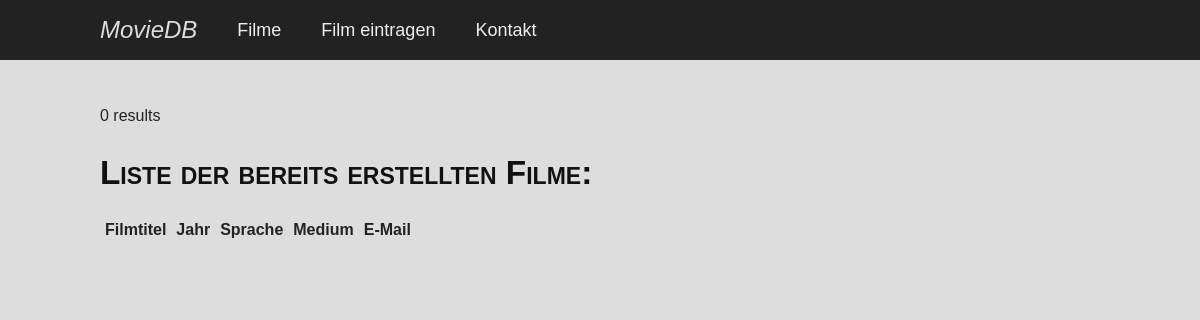
Page /content/movies.php on the earlier database version.
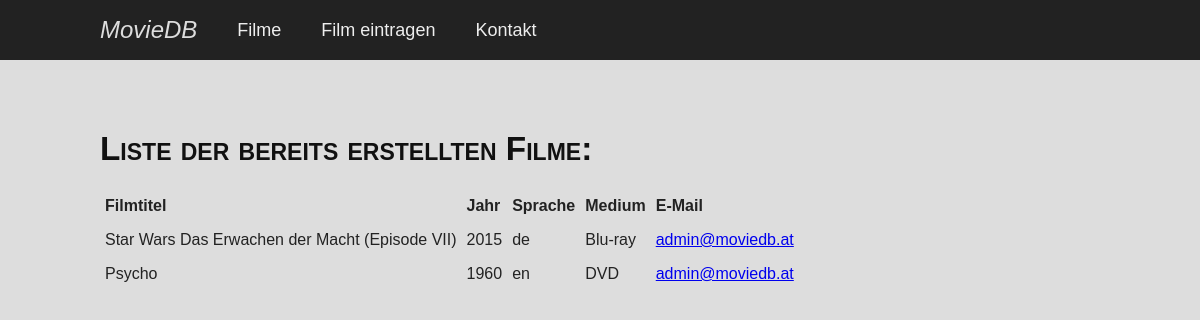
Same page on the later database version.
### tables this page shows
CREATE TABLE IF NOT EXISTS `movie` (
  `id` int(11) NOT NULL AUTO_INCREMENT,
  `name` varchar(100) NOT NULL,
  `year` year(4) NOT NULL,
  `language` varchar(2) NOT NULL,
  `medium` varchar(20) NOT NULL,
  `email` varchar(50) NOT NULL,
  PRIMARY KEY (`id`),
  KEY `medium` (`medium`)
);

### db_connection.php (called while the page is built, shortened)
<?php
class DB{
	private $servername = "127.0.0.1:8889";
	private $username = "root";
	private $password = "root";
	private $dbname = "movieDB";
	public function connect() {
        	$mysqli = new mysqli($this->servername, $this->username, $this->password, $this->dbname);
		return $mysqli;
    	}
}

### model/movie.php (called while the page is built, shortened)
<?php
include '../dao/moviedao.php';
class Movie {
	private $movieDAO = null;
	public function __construct() {
		$this->movieDAO = new MovieDAO();
	}
	public function getAllMovies() {
		$data = $this->movieDAO->readAll();
		return $data;
	}
}

### movies.php (the view)
<?php
include 'model/movie.php' ;
$movie = new Movie();
$data = $movie->getAllMovies();
function getHTMLTable($tabledata) {
  $html = '<br />';
  $html .= '<h1>Liste der bereits erstellten Filme:</h1>';
  $html .= '<table id="moviestable">';
  $html .= '<thead><tr>';
  $html .= '<th>Filmtitel</th>';
  $html .= '<th>Jahr</th>';
  $html .= '<th>Sprache</th>';
  $html .= '<th>Medium</th>';
	$html .= '<th>E-Mail</th>';
  $html .= '</tr></thead>';
  foreach($tabledata as $movie) {
    $html .= '<tbody><tr>';
    $html .= '<td>' . $movie['name'] . '</td>';
		$html .= '<td>' . $movie['year'] . '</td>';
		$html .= '<td>' . $movie['language'] . '</td>';
    $html .= '<td>' . $movie['medium'] . '</td>';
		$html .= '<td><a href="mailto:' . $movie['email'] .'">'.$movie['email'] .' </a></td>';
    $html .= '</tr></tbody>';
  }
  $html .= '</table>';
  return $html;
}
?>
 <?php echo getHTMLTable($data); ?><br />

### content/movies.php (shortened to what this page needs)
<!DOCTYPE html>
<html>
	<head>
		<link type="text/css" rel="stylesheet" href="../css/reset.css" />
		<link type="text/css" rel="stylesheet"  href="../css/style.css">
		<link type="text/css" rel="stylesheet" href="../css/desktop.css" media="screen and (min-width: 1024px)" />
		<link type="text/css" rel="stylesheet" href="../css/tablet.css" media="screen and (max-width: 1023px) and (min-width: 481px)" />
		<link type="text/css" rel="stylesheet" href="../css/smartphone.css" media="screen and (max-width: 480px)" />
	</head>
	<body>
		<div id="header">
			<div id="topcontent">
				<a href="index.php" >
					<div id="logo">
						<h1>
						</h1>
					</div>
				</a>
				<div id="nav">
					<?php include 'nav.php'; ?>
				</div>
			</div>
		</div>
		<div id="content">
			<?php include '../movies.php'; ?>
		</div>
	</body>
</html>

### content/nav.php
<ul>
	<a href="movies.php">
		<li>
			Filme
		</li>
	</a>
	<a href="create.php">
		<li>
			Film eintragen
		</li>
	</a>
	<a href="contact.php">
		<li>
			Kontakt
		</li>
	</a>
</ul>

### dao/moviedao.php (shortened to what this page needs)
<?php
include_once '../db_connection.php';
class MovieDAO {
	private $connection = null;
	public function __construct() {
		$db = new DB();
		$this->connection = $db->connect();
	}
	public function readAll() {
		$select = "SELECT * FROM movie;";
		if ($this->connection == null) {
			echo "Connection not initialized!";
		} else if ($result = mysqli_query ( $this->connection, $select )) {
			$items = null;
			if (mysqli_num_rows ( $result ) > 0) {
				while ( $row = mysqli_fetch_assoc ( $result ) ) {
					$items [] = $row;
				}
				return $items;
			} else {
				echo "</br>0 results";
			}
		} else {
			echo "Resultset leer/nicht definiert!";
		}
	}
}

### css/style.css (style rules this page uses)
body { background-color: #DDD; font-family: Arial, sans serif; color: #222; }
div#header { background-color: #222; color: #DDD; width: 100%; margin-top: 0px; position: fixed; z-index: 11; }
div#topcontent { margin-top: 0px; z-index: 12; }
div#logo { margin-top: 0px; color: #DDD; font-style: normal; z-index: 12; }
div#content { z-index: 10; }
table#moviestable td { padding: 5px; }
table#moviestable th { padding: 5px; text-align: left; font-weight: bold; }

### css/desktop.css (style rules this page uses)
body { font-size: 11pt; }
div#header { height: 60px; }
div#topcontent { width: 1000px; position: absolute; left: 50%; margin-left: -500px; margin-right: auto; right: auto; max-height: 60px; }
div#logo { text-decoration: none; font-size: 24px; position: relative; float: left; display: block; top: 0px; bottom: 0px; line-height: 60px; font-style: oblique; font-weight: 300; font-variant: inherit; padding-right: 20px; }
div#nav { position: relative; font-size: 18px; line-height: 60px; top: 0px; bottom: 0px; }
div#nav ul li { list-style: none; float: left; margin-right: 20px; margin-left: 20px; color: #EEE; }
div#content { width: 1000px; position: absolute; left: 50%; margin-top: 80px; padding-bottom: 30px; margin-left: -500px; margin-right: auto; right: auto; min-height: 60px; line-height: 1.5; font-size: 12pt; }
div#content h1 { font-size: 25pt; font-variant: small-caps; font-weight: bolder; color: #111; margin-top: 20px; margin-bottom: 15px; }

### css/tablet.css (style rules this page uses)
body { font-size: 12pt; }
div#header { height: 80px; }
div#topcontent { width: 100%; position: absolute; max-height: 80px; }
div#logo { text-decoration: none; font-size: 24px; position: relative; float: left; display: block; top: 0px; left: 60px; bottom: 0px; line-height: 80px; font-style: oblique; font-weight: 300; font-variant: inherit; padding-right: 20px; }
div#nav { display: none; }
div#nav ul li { list-style: none; float: left; margin-right: 20px; margin-left: 20px; color: #EEE; }
div#content { width: 100%; position: absolute; margin-top: 80px; padding-bottom: 30px; min-height: 60px; line-height: 1.5; font-size: 12pt; }
div#content p, div#content h1, div#content h2, div#content h3, div#content img, div#content a { margin-right: 30px; margin-left: 30px; }
div#content h1 { font-size: 25pt; font-variant: small-caps; font-weight: bolder; color: #111; margin-top: 20px; margin-bottom: 15px; }

### css/smartphone.css (style rules this page uses)
body { font-size: 12pt; }
div#header { position: relative; height: 40px; }
div#topcontent { width: 100%; position: static; max-height: 40px; }
div#logo { text-decoration: none; font-size: 20px; position: relative; float: left; display: block; top: 0px; left: 60px; bottom: 0px; line-height: 40px; font-style: oblique; font-weight: 300; font-variant: inherit; padding-right: 20px; }
div#nav { display: none; }
div#nav ul li { list-style: none; float: left; margin-right: 20px; margin-left: 20px; color: #EEE; }
div#content { width: 100%; position: absolute; margin-top: 10px; padding-bottom: 30px; min-height: 60px; line-height: 1.5; font-size: 12pt; }
div#content p, div#content h1, div#content h2, div#content h3, div#content img, div#content a { margin-right: 30px; margin-left: 30px; }
div#content h1 { font-size: 18pt; font-variant: small-caps; font-weight: bolder; color: #111; margin-top: 10px; margin-bottom: 8px; }

Differences in the rows shown:
added movie: name "Star Wars Das Erwachen der Macht (Episode VII)", year "2015", language "de", medium "Blu-ray", email "admin@moviedb.at"
added movie: name "Psycho", year "1960", language "en", medium "DVD", email "admin@moviedb.at"
Other differences:
text no longer shown: "0 results"
